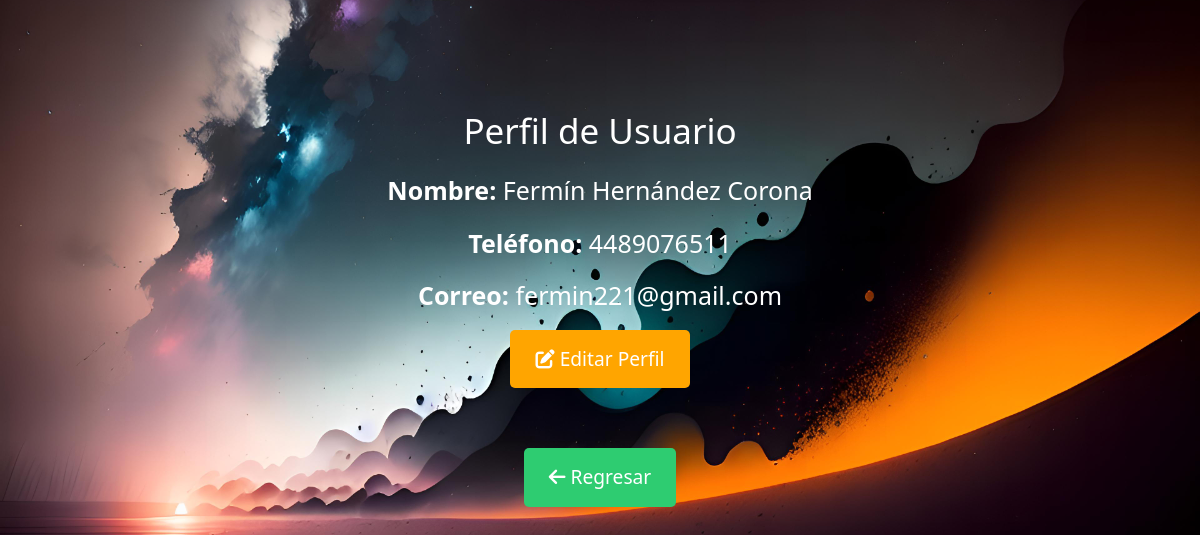
The app's page /seccion/alumnos/perfil.php (signed in) with its own data.
### tables this page shows
CREATE TABLE `alumnos` (
  `IDalumno` int(11) NOT NULL,
  `Nombre_alumno` varchar(35) NOT NULL,
  `Telefono` varchar(10) NOT NULL,
  `Correo` varchar(25) NOT NULL,
  `Contraseña` varchar(15) NOT NULL
);

### seccion/alumnos/perfil.php (the view, shortened to what this page needs)
<?php
include("../../bd.php");
$alumno_id = $_SESSION['alumno_id'];
$stmt = $conexion->prepare("SELECT Nombre_alumno, Telefono, Correo FROM alumnos WHERE IDalumno = :alumno_id");
$stmt->bindParam(':alumno_id', $alumno_id);
$stmt->execute();
$alumno = $stmt->fetch(PDO::FETCH_ASSOC);
?>
<!DOCTYPE html>
<html lang="es">
<head>
    <link rel="stylesheet" href="https://cdnjs.cloudflare.com/ajax/libs/font-awesome/6.0.0/css/all.min.css">
    <link rel="stylesheet" href="https://stackpath.bootstrapcdn.com/bootstrap/4.5.2/css/bootstrap.min.css">
</head>
<body>
    <div class="profile-container">
        <h1>Perfil de Usuario</h1>
        <p><strong>Nombre:</strong> <?php echo $alumno['Nombre_alumno']; ?></p>
        <p><strong>Teléfono:</strong> <?php echo $alumno['Telefono']; ?></p>
        <p><strong>Correo:</strong> <?php echo $alumno['Correo']; ?></p>
        <a href="../../seccion/alumnos/edit.php?id=<?php echo $alumno_id; ?>" class="btn btn-primary">
            <i class="fas fa-edit"></i> Editar Perfil
        </a>
    </div>
    <div style="text-align: center; margin-top: 20px;">
        <a href="../inicio/index.php" class="btn btn-secondary">
            <i class="fas fa-arrow-left"></i> Regresar
        </a>
    </div>
</body>
</html>

### seccion/alumnos/perfil.php (style rules this page uses)
body { background-image: url('../../imagenes/fondos/backiee-292926.jpg'); background-size: cover; background-position: center; font-family: 'Segoe UI', Tahoma, Geneva, Verdana, sans-serif; padding-top: 50px; margin: 0; }
.profile-container { max-width: 500px; margin: 50px auto; background-color: transparente; padding: 10px; border-radius: 10px; text-align: center; }
h1 { font-size: 35px; color: white; margin-bottom: 20px; }
p { color: white; font-size: 25px; margin-bottom: 15px; }
.btn { font-size: 1.2em; padding: 15px 25px; border-radius: 5px; text-decoration: none; transition: all 0.3s ease; }
.btn-primary { background-color: orange; color: white; border: none; }
.btn-secondary { background-color: #2ecc71; color: white; border: none; }

### records on screen
alumnos: Nombre_alumno "Fermín Hernández Corona", Telefono "4489076511", Correo "fermin221@gmail.com"
